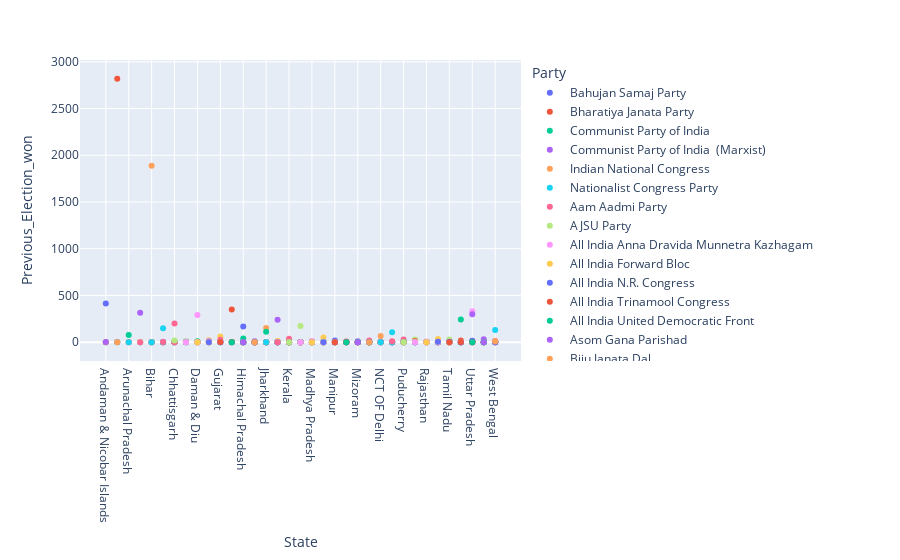

The notebook cell saved with this chart:
### Code cell
import plotly.express as px
fig = px.scatter(df, x="State", y="Previous_Election_won", color="Party",
                  hover_data=['State'])
fig.show()
